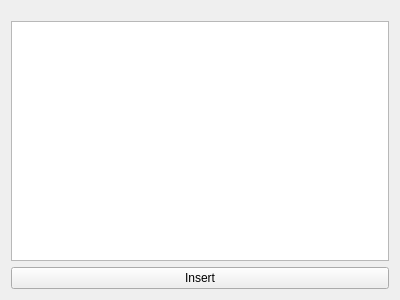
<?xml version="1.0" encoding="UTF-8"?>
<ui version="4.0">
 <class>Form</class>
 <widget class="QWidget" name="Form">
  <property name="geometry">
   <rect>
    <x>0</x>
    <y>0</y>
    <width>400</width>
    <height>300</height>
   </rect>
  </property>
  <property name="windowTitle">
   <string>Form</string>
  </property>
  <layout class="QGridLayout" name="gridLayout">
   <item row="3" column="0" rowspan="2" colspan="2">
    <layout class="QVBoxLayout" name="verticalLayout">
     <property name="topMargin">
      <number>10</number>
     </property>
     <item>
      <widget class="QPlainTextEdit" name="mText"/>
     </item>
     <item>
      <layout class="QHBoxLayout" name="mHLayout">
       <property name="spacing">
        <number>6</number>
       </property>
       <property name="topMargin">
        <number>0</number>
       </property>
       <item>
        <widget class="QPushButton" name="mInsert">
         <property name="text">
          <string>Insert</string>
         </property>
        </widget>
       </item>
      </layout>
     </item>
    </layout>
   </item>
  </layout>
 </widget>
 <resources/>
 <connections/>
</ui>
